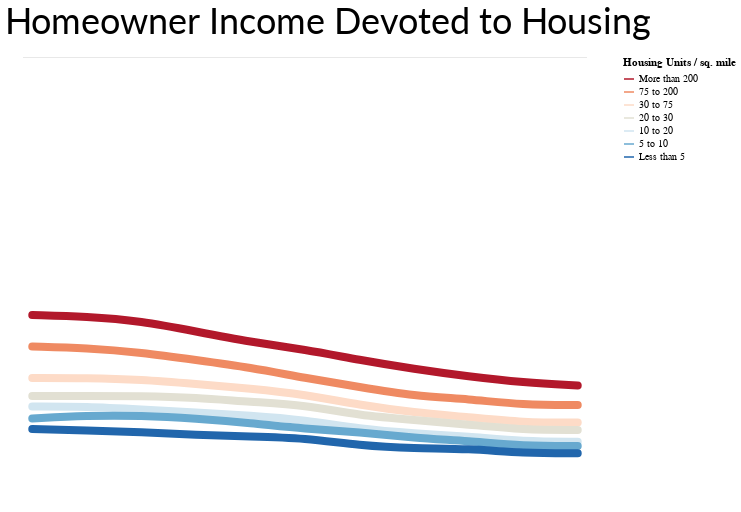

Notebook cell for this chart:
### Code cell
mort_hous_den_chart

### Figure 1 — Vega-Lite specification as saved in the notebook (floating-point values rounded to 4 significant figures)
{"width": 600, "height": 450, "background": "white", "config": {"title": {"fontWeight": "normal", "fontSize": 36, "anchor": "start", "font": "Lato", "offset": 5}, "axisX": {"grid": false, "labelFont": "Lato", "labelFontSize": 16, "labelAngle": 0, "labelPadding": 10, "ticks": false, "tickSize": 5, "title": null, "titleFont": "Lato", "titleFontSize": 16, "titleFontWeight": "normal", "titleY": 30, "titleX": 280}, "axisY": {"grid": true, "gridOpacity": 1, "labelFont": "Lato", "labelFontSize": 16, "labelLimit": 100, "labelAlign": "left", "labelPadding": 20, "ticks": false, "title": null, "titleFont": "Lato", "titleFontWeight": "normal", "titleFontSize": 16, "titleAlign": "left", "titleAngle": 0, "titleY": -20, "titleX": -20, "domainWidth": 0}, "view": {"strokeOpacity": 0}}, "layer": [{"data": {"name": "data-b2f0b536f2a862074811c09a3c1e4385"}, "mark": {"type": "line", "interpolate": "basis", "size": 8, "strokeCap": "round"}, "encoding": {"color": {"type": "nominal", "field": "Hous_Den", "scale": {"domain": ["More than 200", "75 to 200", "30 to 75", "20 to 30", "10 to 20", "5 to 10", "Less than 5"], "range": ["#b2182b", "#ef8a62", "#fddbc7", "#e2e0d3", "#d1e5f0", "#67a9cf", "#2166ac"]}, "title": "Housing Units / sq. mile"}, "x": {"type": "ordinal", "axis": {"labelFontSize": 26, "labelOpacity": 0.8, "tickSize": 10, "ticks": true, "titleFontSize": 28, "values": [2008, 2018]}, "field": "Year"}, "y": {"type": "quantitative", "axis": {"labelFontSize": 26, "labelOpacity": 0, "labelPadding": 0, "titleFontSize": 26, "titleOpacity": 0.8, "titleX": -2, "titleY": -35, "values": [15, 20, 25, 30, 35]}, "field": "Mort_Share_Inc", "scale": {"domain": [10, 40]}, "title": "Counties grouped by housing density"}}, "title": "Homeowner Income Devoted to Housing"}, {"data": {"name": "data-868b5685abe58ff4e2b119808eba6245"}, "mark": {"type": "text", "dx": 0, "dy": -4, "fontSize": 11.5, "fontWeight": "bold", "opacity": 0.09}, "encoding": {"text": {"type": "nominal", "field": "text"}, "x": {"type": "ordinal", "axis": null, "field": "x"}, "y": {"type": "quantitative", "axis": null, "field": "y"}}}], "$schema": "https://vega.github.io/schema/vega-lite/v4.0.0.json", "datasets": {"data-b2f0b536f2a862074811c09a3c1e4385": [{"Year": 2008, "Hous_Den": "More than 200", "Mort_Share_Inc": 22.8, "pct_chg": 0.7953, "Order": 200}, {"Year": 2009, "Hous_Den": "More than 200", "Mort_Share_Inc": 22.7, "pct_chg": -0.004386, "Order": 200}, {"Year": 2010, "Hous_Den": "More than 200", "Mort_Share_Inc": 22.4, "pct_chg": -0.01322, "Order": 200}, {"Year": 2011, "Hous_Den": "More than 200", "Mort_Share_Inc": 21.7, "pct_chg": -0.03125, "Order": 200}, {"Year": 2012, "Hous_Den": "More than 200", "Mort_Share_Inc": 21.0, "pct_chg": -0.03226, "Order": 200}, {"Year": 2013, "Hous_Den": "More than 200", "Mort_Share_Inc": 20.5, "pct_chg": -0.02381, "Order": 200}, {"Year": 2014, "Hous_Den": "More than 200", "Mort_Share_Inc": 19.8, "pct_chg": -0.03415, "Order": 200}, {"Year": 2015, "Hous_Den": "More than 200", "Mort_Share_Inc": 19.2, "pct_chg": -0.0303, "Order": 200}, {"Year": 2016, "Hous_Den": "More than 200", "Mort_Share_Inc": 18.7, "pct_chg": -0.02604, "Order": 200}, {"Year": 2017, "Hous_Den": "More than 200", "Mort_Share_Inc": 18.3, "pct_chg": -0.02139, "Order": 200}, {"Year": 2018, "Hous_Den": "More than 200", "Mort_Share_Inc": 18.1, "pct_chg": -0.01093, "Order": 200}, {"Year": 2008, "Hous_Den": "75 to 200", "Mort_Share_Inc": 20.7, "pct_chg": 0.3355, "Order": 200}, {"Year": 2009, "Hous_Den": "75 to 200", "Mort_Share_Inc": 20.6, "pct_chg": -0.004831, "Order": 200}, {"Year": 2010, "Hous_Den": "75 to 200", "Mort_Share_Inc": 20.3, "pct_chg": -0.01456, "Order": 200}, {"Year": 2011, "Hous_Den": "75 to 200", "Mort_Share_Inc": 19.8, "pct_chg": -0.02463, "Order": 200}, {"Year": 2012, "Hous_Den": "75 to 200", "Mort_Share_Inc": 19.3, "pct_chg": -0.02525, "Order": 200}, {"Year": 2013, "Hous_Den": "75 to 200", "Mort_Share_Inc": 18.6, "pct_chg": -0.03627, "Order": 200}, {"Year": 2014, "Hous_Den": "75 to 200", "Mort_Share_Inc": 18.0, "pct_chg": -0.03226, "Order": 200}, {"Year": 2015, "Hous_Den": "75 to 200", "Mort_Share_Inc": 17.4, "pct_chg": -0.03333, "Order": 200}, {"Year": 2016, "Hous_Den": "75 to 200", "Mort_Share_Inc": 17.2, "pct_chg": -0.01149, "Order": 200}, {"Year": 2017, "Hous_Den": "75 to 200", "Mort_Share_Inc": 16.8, "pct_chg": -0.02326, "Order": 200}, {"Year": 2018, "Hous_Den": "75 to 200", "Mort_Share_Inc": 16.8, "pct_chg": 0.0, "Order": 200}, {"Year": 2008, "Hous_Den": "30 to 75", "Mort_Share_Inc": 18.6, "pct_chg": 0.06897, "Order": 75}, {"Year": 2009, "Hous_Den": "30 to 75", "Mort_Share_Inc": 18.6, "pct_chg": 0.0, "Order": 75}, {"Year": 2010, "Hous_Den": "30 to 75", "Mort_Share_Inc": 18.5, "pct_chg": -0.005376, "Order": 75}, {"Year": 2011, "Hous_Den": "30 to 75", "Mort_Share_Inc": 18.2, "pct_chg": -0.01622, "Order": 75}, {"Year": 2012, "Hous_Den": "30 to 75", "Mort_Share_Inc": 17.9, "pct_chg": -0.01648, "Order": 75}, {"Year": 2013, "Hous_Den": "30 to 75", "Mort_Share_Inc": 17.5, "pct_chg": -0.02235, "Order": 75}, {"Year": 2014, "Hous_Den": "30 to 75", "Mort_Share_Inc": 16.8, "pct_chg": -0.04, "Order": 75}, {"Year": 2015, "Hous_Den": "30 to 75", "Mort_Share_Inc": 16.3, "pct_chg": -0.02976, "Order": 75}, {"Year": 2016, "Hous_Den": "30 to 75", "Mort_Share_Inc": 16.0, "pct_chg": -0.0184, "Order": 75}, {"Year": 2017, "Hous_Den": "30 to 75", "Mort_Share_Inc": 15.63, "pct_chg": 0.05625, "Order": 75}, {"Year": 2018, "Hous_Den": "30 to 75", "Mort_Share_Inc": 15.63, "pct_chg": -0.02367, "Order": 75}, {"Year": 2008, "Hous_Den": "20 to 30", "Mort_Share_Inc": 17.4, "pct_chg": 0.02353, "Order": 30}, {"Year": 2009, "Hous_Den": "20 to 30", "Mort_Share_Inc": 17.4, "pct_chg": 0.0, "Order": 30}, {"Year": 2010, "Hous_Den": "20 to 30", "Mort_Share_Inc": 17.4, "pct_chg": 0.0, "Order": 30}, {"Year": 2011, "Hous_Den": "20 to 30", "Mort_Share_Inc": 17.3, "pct_chg": -0.005747, "Order": 30}, {"Year": 2012, "Hous_Den": "20 to 30", "Mort_Share_Inc": 17.0, "pct_chg": -0.01734, "Order": 30}, {"Year": 2013, "Hous_Den": "20 to 30", "Mort_Share_Inc": 16.8, "pct_chg": -0.01176, "Order": 30}, {"Year": 2014, "Hous_Den": "20 to 30", "Mort_Share_Inc": 16.1, "pct_chg": -0.04167, "Order": 30}, {"Year": 2015, "Hous_Den": "20 to 30", "Mort_Share_Inc": 15.8, "pct_chg": -0.01863, "Order": 30}, {"Year": 2016, "Hous_Den": "20 to 30", "Mort_Share_Inc": 15.5, "pct_chg": -0.01899, "Order": 30}, {"Year": 2017, "Hous_Den": "20 to 30", "Mort_Share_Inc": 15.14, "pct_chg": 0.1871, "Order": 30}, {"Year": 2018, "Hous_Den": "20 to 30", "Mort_Share_Inc": 15.14, "pct_chg": -0.05435, "Order": 30}, {"Year": 2008, "Hous_Den": "10 to 20", "Mort_Share_Inc": 16.7, "pct_chg": null, "Order": 20}, {"Year": 2009, "Hous_Den": "10 to 20", "Mort_Share_Inc": 16.7, "pct_chg": 0.0, "Order": 20}, {"Year": 2010, "Hous_Den": "10 to 20", "Mort_Share_Inc": 16.5, "pct_chg": -0.01198, "Order": 20}, {"Year": 2011, "Hous_Den": "10 to 20", "Mort_Share_Inc": 16.3, "pct_chg": -0.01212, "Order": 20}, {"Year": 2012, "Hous_Den": "10 to 20", "Mort_Share_Inc": 16.1, "pct_chg": -0.01227, "Order": 20}, {"Year": 2013, "Hous_Den": "10 to 20", "Mort_Share_Inc": 15.8, "pct_chg": -0.01863, "Order": 20}, {"Year": 2014, "Hous_Den": "10 to 20", "Mort_Share_Inc": 15.2, "pct_chg": -0.03797, "Order": 20}, {"Year": 2015, "Hous_Den": "10 to 20", "Mort_Share_Inc": 14.9, "pct_chg": -0.01974, "Order": 20}, {"Year": 2016, "Hous_Den": "10 to 20", "Mort_Share_Inc": 14.7, "pct_chg": -0.01342, "Order": 20}, {"Year": 2017, "Hous_Den": "10 to 20", "Mort_Share_Inc": 14.36, "pct_chg": 0.1429, "Order": 20}, {"Year": 2018, "Hous_Den": "10 to 20", "Mort_Share_Inc": 14.36, "pct_chg": 0.0119, "Order": 20}, {"Year": 2008, "Hous_Den": "5 to 10", "Mort_Share_Inc": 15.9, "pct_chg": -0.03636, "Order": 10}, {"Year": 2009, "Hous_Den": "5 to 10", "Mort_Share_Inc": 16.1, "pct_chg": 0.01258, "Order": 10}, {"Year": 2010, "Hous_Den": "5 to 10", "Mort_Share_Inc": 16.1, "pct_chg": 0.0, "Order": 10}, {"Year": 2011, "Hous_Den": "5 to 10", "Mort_Share_Inc": 15.9, "pct_chg": -0.01242, "Order": 10}, {"Year": 2012, "Hous_Den": "5 to 10", "Mort_Share_Inc": 15.6, "pct_chg": -0.01887, "Order": 10}, {"Year": 2013, "Hous_Den": "5 to 10", "Mort_Share_Inc": 15.2, "pct_chg": -0.02564, "Order": 10}, {"Year": 2014, "Hous_Den": "5 to 10", "Mort_Share_Inc": 15.0, "pct_chg": -0.01316, "Order": 10}, {"Year": 2015, "Hous_Den": "5 to 10", "Mort_Share_Inc": 14.6, "pct_chg": -0.02667, "Order": 10}, {"Year": 2016, "Hous_Den": "5 to 10", "Mort_Share_Inc": 14.4, "pct_chg": -0.0137, "Order": 10}, {"Year": 2017, "Hous_Den": "5 to 10", "Mort_Share_Inc": 14.06, "pct_chg": 0.09028, "Order": 10}, {"Year": 2018, "Hous_Den": "5 to 10", "Mort_Share_Inc": 14.06, "pct_chg": -0.01274, "Order": 10}, {"Year": 2008, "Hous_Den": "Less than 5", "Mort_Share_Inc": 15.2, "pct_chg": -0.09524, "Order": 5}, {"Year": 2009, "Hous_Den": "Less than 5", "Mort_Share_Inc": 15.1, "pct_chg": -0.006579, "Order": 5}, {"Year": 2010, "Hous_Den": "Less than 5", "Mort_Share_Inc": 15.0, "pct_chg": -0.006623, "Order": 5}, {"Year": 2011, "Hous_Den": "Less than 5", "Mort_Share_Inc": 14.8, "pct_chg": -0.01333, "Order": 5}, {"Year": 2012, "Hous_Den": "Less than 5", "Mort_Share_Inc": 14.7, "pct_chg": -0.006757, "Order": 5}, {"Year": 2013, "Hous_Den": "Less than 5", "Mort_Share_Inc": 14.6, "pct_chg": -0.006803, "Order": 5}, {"Year": 2014, "Hous_Den": "Less than 5", "Mort_Share_Inc": 14.1, "pct_chg": -0.03425, "Order": 5}, {"Year": 2015, "Hous_Den": "Less than 5", "Mort_Share_Inc": 13.9, "pct_chg": -0.01418, "Order": 5}, {"Year": 2016, "Hous_Den": "Less than 5", "Mort_Share_Inc": 13.9, "pct_chg": 0.0, "Order": 5}, {"Year": 2017, "Hous_Den": "Less than 5", "Mort_Share_Inc": 13.58, "pct_chg": 0.01439, "Order": 5}, {"Year": 2018, "Hous_Den": "Less than 5", "Mort_Share_Inc": 13.58, "pct_chg": -0.09929, "Order": 5}], "data-868b5685abe58ff4e2b119808eba6245": [{"x": 2013, "y": 40, "text": "______________________________________________________________________________________________"}]}}
